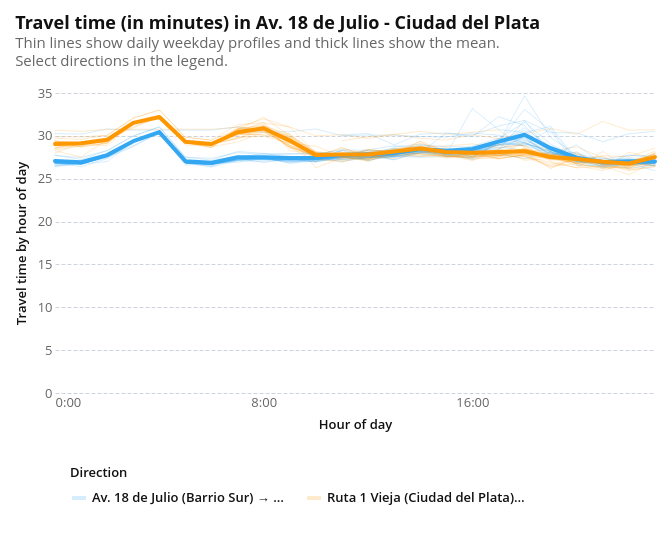
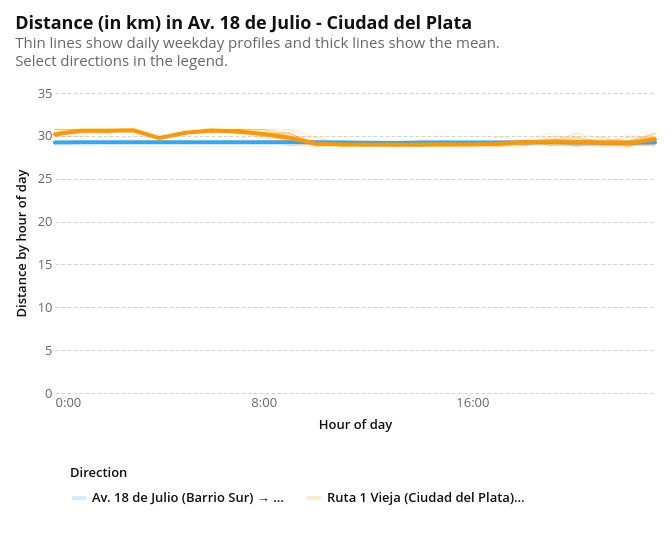

Notebook cell for these charts, in order:
### Markdown cell above
## Av. 18 de Julio - Ciudad del Plata (Días de semana)

### Code cell
od_ = df_combined.copy().query("od_id == 2 and is_weekend == False")

display(
    create_plots(od_, "tt", "Travel time (in minutes)", "Travel time by hour of day")
)
display(create_plots(od_, "dist", "Distance (in km)", "Distance by hour of day"))

### Figure 1 — Vega-Lite specification as saved in the notebook (floating-point values rounded to 4 significant figures; data arrays with more than 128 entries replaced by an {"elided": "..."} marker saying what was removed)
{"config": {"background": "white", "padding": 15, "mark": {"tooltip": true}, "point": {"filled": true, "size": 60, "stroke": "white", "strokeWidth": 1}, "circle": {"filled": true, "stroke": "white", "strokeWidth": 1}, "square": {"filled": true, "stroke": "white", "strokeWidth": 1}, "line": {"strokeWidth": 4, "strokeCap": "round", "strokeJoin": "round"}, "bar": {"cornerRadiusEnd": 0}, "area": {"opacity": 0.7}, "arc": {"stroke": "white", "strokeWidth": 1}, "rect": {"stroke": "#8A969F", "strokeWidth": 0.5}, "geoshape": {"stroke": "#666666", "strokeWidth": 0.3, "strokeJoin": "round", "strokeCap": "round"}, "title": {"font": "Open Sans, sans-serif", "fontSize": 18, "fontWeight": 700, "lineHeight": 22, "color": "#111111", "anchor": "start", "offset": 18, "subtitleFont": "Open Sans, sans-serif", "subtitleFontSize": 15, "subtitleFontWeight": 400, "subtitleLineHeight": 18, "subtitleColor": "#666666", "subtitlePadding": 3}, "axis": {"domain": false, "grid": true, "gridColor": "#CED4DE", "gridDash": [4, 2], "gridWidth": 1, "labelFont": "Open Sans, sans-serif", "labelFontSize": 13, "labelFontWeight": 400, "labelColor": "#666666", "labelPadding": 3, "tickColor": "#CED4DE", "tickSize": 5, "tickCount": 5, "titleFont": "Open Sans, sans-serif", "titleFontSize": 13, "titleFontWeight": 600, "titleColor": "#111111", "titlePadding": 9}, "axisX": {"grid": false, "tickSize": 0, "labelAngle": 0}, "axisY": {"domain": false, "ticks": false, "gridColor": "#CED4DE", "gridDash": [4, 2], "gridWidth": 1}, "axisQuantitative": {"tickCount": 5}, "axisBand": {"labelPadding": 6, "tickSize": 0}, "axisTemporal": {"grid": false}, "legend": {"labelFont": "Open Sans, sans-serif", "labelFontSize": 13, "labelFontWeight": 600, "labelColor": "#111111", "titleFont": "Open Sans, sans-serif", "titleFontSize": 13, "titleFontWeight": 600, "titleColor": "#111111", "titlePadding": 9, "symbolSize": 196, "symbolStrokeWidth": 0, "padding": 15, "offset": 21, "columnPadding": 21, "orient": "bottom", "labelLimit": 200, "titleLimit": 200}, "view": {"stroke": null, "continuousWidth": 600, "continuousHeight": 400}, "range": {"category": ["#34A7F2", "#FF9800", "#664AB6", "#4EC2C0", "#F3578E", "#081079", "#0C7C68", "#AA0000", "#DDDA21"], "diverging": ["#920000", "#BD6126", "#E3A763", "#EFEFEF", "#80BDE7", "#3587C3", "#025288"], "heatmap": ["#E3F6FD", "#75CCEC", "#089BD4", "#0169A1", "#023B6F"], "ordinal": ["#E3F6FD", "#75CCEC", "#089BD4", "#0169A1", "#023B6F"], "ramp": ["#E3F6FD", "#75CCEC", "#089BD4", "#0169A1", "#023B6F"]}, "scale": {"bandPaddingInner": 0.2, "bandPaddingOuter": 0.1, "pointPadding": 0.5}, "header": {"labelFont": "Open Sans, sans-serif", "labelFontSize": 13, "labelFontWeight": 600, "labelColor": "#111111", "titleFont": "Open Sans, sans-serif", "titleFontSize": 15, "titleFontWeight": 600, "titleColor": "#111111"}, "concat": {"spacing": 18}, "facet": {"spacing": 18}, "selection": {"point": {"on": "click", "clear": "dblclick"}, "interval": {"mark": {"fill": "#0071BC", "fillOpacity": 0.15, "stroke": "#0071BC", "strokeWidth": 1}}}}, "layer": [{"mark": {"type": "line", "size": 1}, "encoding": {"color": {"field": "direction", "scale": {"domain": ["Av. 18 de Julio (Barrio Sur) → Ruta 1 Vieja (Ciudad del Plata)", "Ruta 1 Vieja (Ciudad del Plata) → Av. 18 de Julio (Barrio Sur)"], "range": ["#34A7F2", "#FF9800"]}, "sort": ["Av. 18 de Julio (Barrio Sur) → Ruta 1 Vieja (Ciudad del Plata)", "Ruta 1 Vieja (Ciudad del Plata) → Av. 18 de Julio (Barrio Sur)"], "title": "Direction", "type": "nominal"}, "detail": {"field": "date", "type": "nominal"}, "opacity": {"condition": {"param": "direction_select", "value": 0.2}, "value": 0.05}, "tooltip": [{"field": "direction", "title": "Direction", "type": "nominal"}, {"field": "date", "title": "Date", "type": "nominal"}, {"field": "hour", "format": "02d", "title": "Hour", "type": "quantitative"}, {"field": "value", "format": ".1f", "title": "Travel time by hour of day", "type": "quantitative"}], "x": {"axis": {"labelExpr": "datum.value + ':00'", "values": [0, 2, 4, 6, 8, 10, 12, 14, 16, 18, 20, 22]}, "field": "hour", "scale": {"domain": [0, 23]}, "title": "Hour of day", "type": "quantitative"}, "y": {"field": "value", "title": "Travel time by hour of day", "type": "quantitative"}}, "name": "view_260755beb3e522d1_0", "transform": [{"filter": "(datum.series_type === 'Daily')"}]}, {"mark": {"type": "line"}, "encoding": {"color": {"field": "direction", "scale": {"domain": ["Av. 18 de Julio (Barrio Sur) → Ruta 1 Vieja (Ciudad del Plata)", "Ruta 1 Vieja (Ciudad del Plata) → Av. 18 de Julio (Barrio Sur)"], "range": ["#34A7F2", "#FF9800"]}, "sort": ["Av. 18 de Julio (Barrio Sur) → Ruta 1 Vieja (Ciudad del Plata)", "Ruta 1 Vieja (Ciudad del Plata) → Av. 18 de Julio (Barrio Sur)"], "title": "Direction", "type": "nominal"}, "opacity": {"condition": {"param": "direction_select", "value": 1}, "value": 0.1}, "tooltip": [{"field": "direction", "title": "Direction", "type": "nominal"}, {"field": "series_type", "title": "Profile", "type": "nominal"}, {"field": "hour", "format": "02d", "title": "Hour", "type": "quantitative"}, {"field": "value", "format": ".1f", "title": "Travel time by hour of day", "type": "quantitative"}], "x": {"axis": {"labelExpr": "datum.value + ':00'", "values": [0, 2, 4, 6, 8, 10, 12, 14, 16, 18, 20, 22]}, "field": "hour", "scale": {"domain": [0, 23]}, "title": "Hour of day", "type": "quantitative"}, "y": {"field": "value", "title": "Travel time by hour of day", "type": "quantitative"}}, "transform": [{"filter": "(datum.series_type === 'Average')"}]}], "data": {"name": "data-c42ad6c3af69a1d6d38a09b2e845105a"}, "height": 300, "params": [{"name": "direction_select", "select": {"type": "point", "fields": ["direction"]}, "bind": "legend", "views": ["view_260755beb3e522d1_0"]}], "title": {"text": "Travel time (in minutes) in Av. 18 de Julio - Ciudad del Plata", "subtitle": ["Thin lines show daily weekday profiles and thick lines show the mean.", "Select directions in the legend."]}, "width": 600, "$schema": "https://vega.github.io/schema/vega-lite/v6.4.1.json", "datasets": {"data-c42ad6c3af69a1d6d38a09b2e845105a": {"elided": "1298 records"}}}

### Figure 2 — Vega-Lite specification as saved in the notebook (floating-point values rounded to 4 significant figures; data arrays with more than 128 entries replaced by an {"elided": "..."} marker saying what was removed)
{"config": {"background": "white", "padding": 15, "mark": {"tooltip": true}, "point": {"filled": true, "size": 60, "stroke": "white", "strokeWidth": 1}, "circle": {"filled": true, "stroke": "white", "strokeWidth": 1}, "square": {"filled": true, "stroke": "white", "strokeWidth": 1}, "line": {"strokeWidth": 4, "strokeCap": "round", "strokeJoin": "round"}, "bar": {"cornerRadiusEnd": 0}, "area": {"opacity": 0.7}, "arc": {"stroke": "white", "strokeWidth": 1}, "rect": {"stroke": "#8A969F", "strokeWidth": 0.5}, "geoshape": {"stroke": "#666666", "strokeWidth": 0.3, "strokeJoin": "round", "strokeCap": "round"}, "title": {"font": "Open Sans, sans-serif", "fontSize": 18, "fontWeight": 700, "lineHeight": 22, "color": "#111111", "anchor": "start", "offset": 18, "subtitleFont": "Open Sans, sans-serif", "subtitleFontSize": 15, "subtitleFontWeight": 400, "subtitleLineHeight": 18, "subtitleColor": "#666666", "subtitlePadding": 3}, "axis": {"domain": false, "grid": true, "gridColor": "#CED4DE", "gridDash": [4, 2], "gridWidth": 1, "labelFont": "Open Sans, sans-serif", "labelFontSize": 13, "labelFontWeight": 400, "labelColor": "#666666", "labelPadding": 3, "tickColor": "#CED4DE", "tickSize": 5, "tickCount": 5, "titleFont": "Open Sans, sans-serif", "titleFontSize": 13, "titleFontWeight": 600, "titleColor": "#111111", "titlePadding": 9}, "axisX": {"grid": false, "tickSize": 0, "labelAngle": 0}, "axisY": {"domain": false, "ticks": false, "gridColor": "#CED4DE", "gridDash": [4, 2], "gridWidth": 1}, "axisQuantitative": {"tickCount": 5}, "axisBand": {"labelPadding": 6, "tickSize": 0}, "axisTemporal": {"grid": false}, "legend": {"labelFont": "Open Sans, sans-serif", "labelFontSize": 13, "labelFontWeight": 600, "labelColor": "#111111", "titleFont": "Open Sans, sans-serif", "titleFontSize": 13, "titleFontWeight": 600, "titleColor": "#111111", "titlePadding": 9, "symbolSize": 196, "symbolStrokeWidth": 0, "padding": 15, "offset": 21, "columnPadding": 21, "orient": "bottom", "labelLimit": 200, "titleLimit": 200}, "view": {"stroke": null, "continuousWidth": 600, "continuousHeight": 400}, "range": {"category": ["#34A7F2", "#FF9800", "#664AB6", "#4EC2C0", "#F3578E", "#081079", "#0C7C68", "#AA0000", "#DDDA21"], "diverging": ["#920000", "#BD6126", "#E3A763", "#EFEFEF", "#80BDE7", "#3587C3", "#025288"], "heatmap": ["#E3F6FD", "#75CCEC", "#089BD4", "#0169A1", "#023B6F"], "ordinal": ["#E3F6FD", "#75CCEC", "#089BD4", "#0169A1", "#023B6F"], "ramp": ["#E3F6FD", "#75CCEC", "#089BD4", "#0169A1", "#023B6F"]}, "scale": {"bandPaddingInner": 0.2, "bandPaddingOuter": 0.1, "pointPadding": 0.5}, "header": {"labelFont": "Open Sans, sans-serif", "labelFontSize": 13, "labelFontWeight": 600, "labelColor": "#111111", "titleFont": "Open Sans, sans-serif", "titleFontSize": 15, "titleFontWeight": 600, "titleColor": "#111111"}, "concat": {"spacing": 18}, "facet": {"spacing": 18}, "selection": {"point": {"on": "click", "clear": "dblclick"}, "interval": {"mark": {"fill": "#0071BC", "fillOpacity": 0.15, "stroke": "#0071BC", "strokeWidth": 1}}}}, "layer": [{"mark": {"type": "line", "size": 1}, "encoding": {"color": {"field": "direction", "scale": {"domain": ["Av. 18 de Julio (Barrio Sur) → Ruta 1 Vieja (Ciudad del Plata)", "Ruta 1 Vieja (Ciudad del Plata) → Av. 18 de Julio (Barrio Sur)"], "range": ["#34A7F2", "#FF9800"]}, "sort": ["Av. 18 de Julio (Barrio Sur) → Ruta 1 Vieja (Ciudad del Plata)", "Ruta 1 Vieja (Ciudad del Plata) → Av. 18 de Julio (Barrio Sur)"], "title": "Direction", "type": "nominal"}, "detail": {"field": "date", "type": "nominal"}, "opacity": {"condition": {"param": "direction_select", "value": 0.2}, "value": 0.05}, "tooltip": [{"field": "direction", "title": "Direction", "type": "nominal"}, {"field": "date", "title": "Date", "type": "nominal"}, {"field": "hour", "format": "02d", "title": "Hour", "type": "quantitative"}, {"field": "value", "format": ".1f", "title": "Distance by hour of day", "type": "quantitative"}], "x": {"axis": {"labelExpr": "datum.value + ':00'", "values": [0, 2, 4, 6, 8, 10, 12, 14, 16, 18, 20, 22]}, "field": "hour", "scale": {"domain": [0, 23]}, "title": "Hour of day", "type": "quantitative"}, "y": {"field": "value", "title": "Distance by hour of day", "type": "quantitative"}}, "name": "view_885261fe3c748ea5_0", "transform": [{"filter": "(datum.series_type === 'Daily')"}]}, {"mark": {"type": "line"}, "encoding": {"color": {"field": "direction", "scale": {"domain": ["Av. 18 de Julio (Barrio Sur) → Ruta 1 Vieja (Ciudad del Plata)", "Ruta 1 Vieja (Ciudad del Plata) → Av. 18 de Julio (Barrio Sur)"], "range": ["#34A7F2", "#FF9800"]}, "sort": ["Av. 18 de Julio (Barrio Sur) → Ruta 1 Vieja (Ciudad del Plata)", "Ruta 1 Vieja (Ciudad del Plata) → Av. 18 de Julio (Barrio Sur)"], "title": "Direction", "type": "nominal"}, "opacity": {"condition": {"param": "direction_select", "value": 1}, "value": 0.1}, "tooltip": [{"field": "direction", "title": "Direction", "type": "nominal"}, {"field": "series_type", "title": "Profile", "type": "nominal"}, {"field": "hour", "format": "02d", "title": "Hour", "type": "quantitative"}, {"field": "value", "format": ".1f", "title": "Distance by hour of day", "type": "quantitative"}], "x": {"axis": {"labelExpr": "datum.value + ':00'", "values": [0, 2, 4, 6, 8, 10, 12, 14, 16, 18, 20, 22]}, "field": "hour", "scale": {"domain": [0, 23]}, "title": "Hour of day", "type": "quantitative"}, "y": {"field": "value", "title": "Distance by hour of day", "type": "quantitative"}}, "transform": [{"filter": "(datum.series_type === 'Average')"}]}], "data": {"name": "data-94adfe2a556a694ce9aa7f6173e19937"}, "height": 300, "params": [{"name": "direction_select", "select": {"type": "point", "fields": ["direction"]}, "bind": "legend", "views": ["view_885261fe3c748ea5_0"]}], "title": {"text": "Distance (in km) in Av. 18 de Julio - Ciudad del Plata", "subtitle": ["Thin lines show daily weekday profiles and thick lines show the mean.", "Select directions in the legend."]}, "width": 600, "$schema": "https://vega.github.io/schema/vega-lite/v6.4.1.json", "datasets": {"data-94adfe2a556a694ce9aa7f6173e19937": {"elided": "1298 records"}}}
